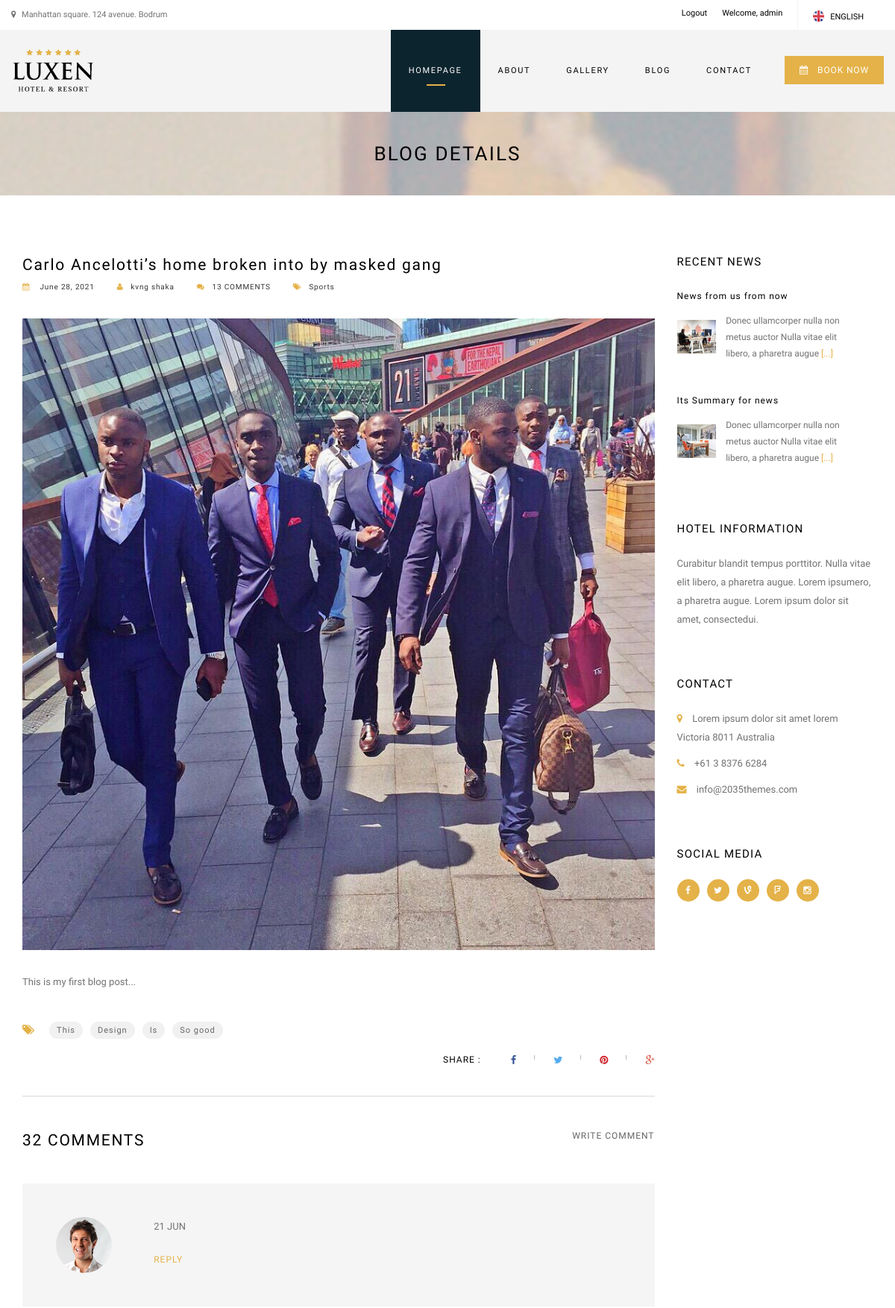
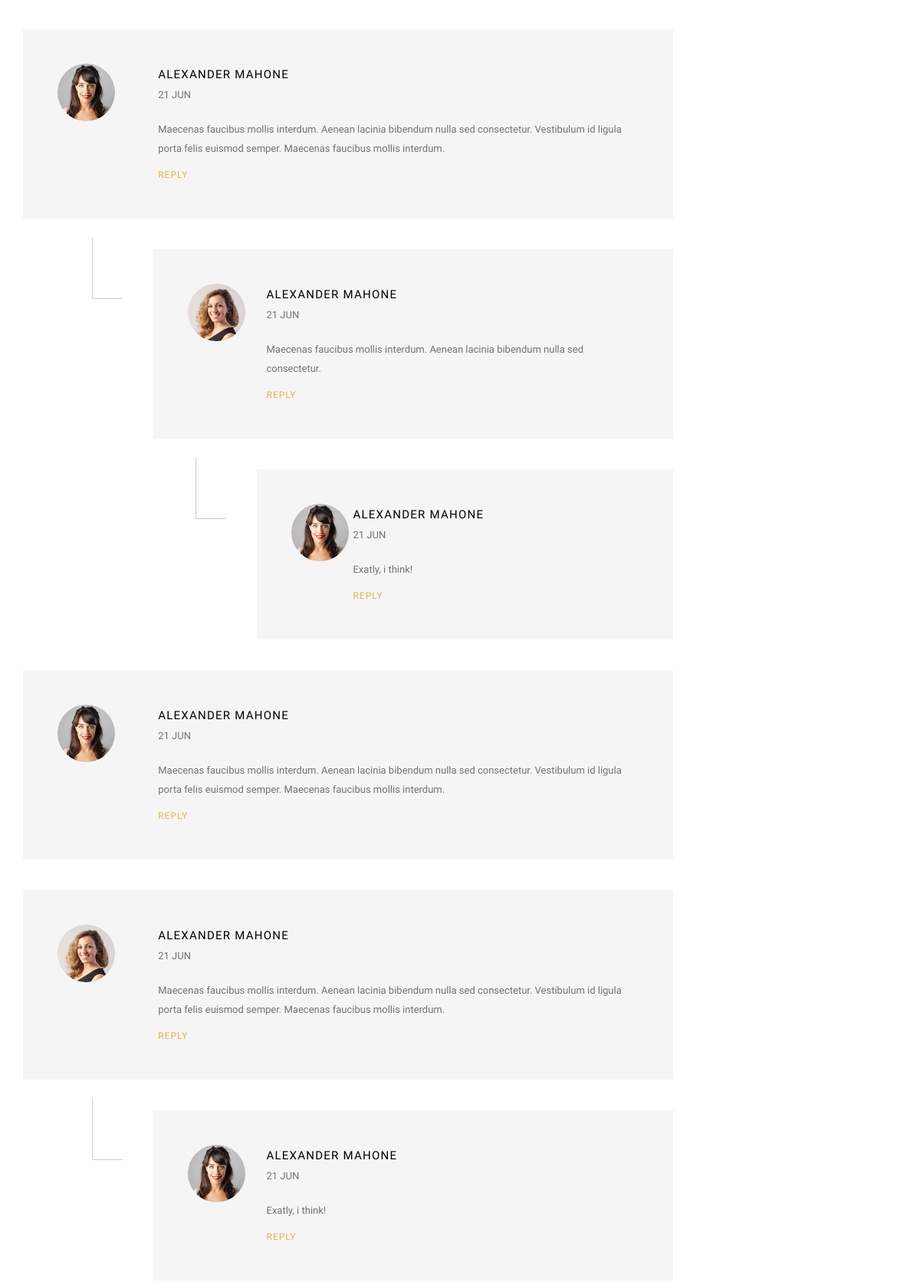
Screenshot of /blog_details/1 (signed in, upper part) with the database file from the repository (2 pictures, top to bottom).
### blogs/models.py (models this page shows, shortened)
class Blog(models.Model):
    title = models.CharField(max_length=120)
    author = models.ForeignKey(User, on_delete=models.CASCADE)
    category = models.CharField(max_length=100)
    image = models.ImageField(upload_to='images')
    body = models.TextField()
    created_date = models.DateField(auto_now_add=True)

### blogs/views.py (the view)
# urls.py: path('blog_details/<int:pk>', blog_details, name='blog-details'),
def blog_details(request, pk):
    blog = Blog.objects.get(pk=pk)
    if request.method == "POST":
        name = request.POST['name']
        subject = request.POST['subject']
        email = request.POST['email']
        message = request.POST['message']
        return render(request, 'blog_details.html', {'blog': blog, "name": name, "subject": subject, "email": email, "message": message})
    else:
        return render(request, 'blog_details.html', {'blog': blog})

### blogs/templates/blog_details.html (shortened to what this page needs)
{% extends 'base.html' %}
{% load static %}
{% block content %}
    <div class="breadcrumb breadcrumb-1 pos-center">
		<h1>BLOG DETAILS</h1>
	</div>
	<div class="content">
		<div class="container">
			<div class="row">
				<div class="col-lg-9 col-sm-8 blog-post-contents">
		            <div class="blog-post">
                        <h3>{{blog.title}}</h3>
						<div class="post-materials  clearfix">
                            <ul>
                            	<li><h6><a href="#"><i class="fa fa-calendar"></i> {{blog.created_date}}</a></h6></li>
                                <li><h6><a href="#"><i class="fa fa-user"></i>{{blog.author.first_name}} {{blog.author.last_name}}</a></h6></li>
                                <li><h6><a href="#"><i class="fa fa-comments"></i>13 COMMENTS</a></h6></li>
                                <li><h6><a href="#"><i class="fa fa-tags"></i>{{blog.category}}</a></h6></li>
                            </ul>
                        </div>
                        <div class="blog-image marginb30 margint30">
                            <img alt="Blog Image 2" class="img-responsive" src="{{blog.image.url}}" >
                        </div>
                        <div class="post-content margint10">
                            <p>{{blog.body}}</p>
                        </div>
                        <div class="blog-share-tags clearfix margint40 marginb40">
	                    	<div class="pull-left">
	                    		<div class="blog-tags">
	                    			<ul>
	                    				<li class="title"><i class="fa fa-tags"></i></li>
	                    				<li><h6><a href="#">This</a></h6></li>
	                    				<li><h6><a href="#">Design</a></h6></li>
	                    				<li><h6><a href="#">Is</a></h6></li>
	                    				<li><h6><a href="#">So good</a></h6></li>
	                    			</ul>
	                   			</div>
	                   		</div>
	                    	<div class="pull-right">
	                			<div class="blog-share">
	                    			<ul>
	                    				<li class="title darkest-color"><h6>SHARE :</h6></li>
	                    				<li><a href="http://www.facebook.com/sharer.php?u=http://www.2035themes/evenmore/html" onclick="javascript:window.open(this.href, '', 'menubar=no,toolbar=no,resizable=yes,scrollbars=yes,height=300,width=600');return false;" target="_blank" title="Share on Facebook">
	                    				<i class="fa fa-facebook"></i></a></li>
	                    				<li><a href="https://twitter.com/share?url=http://www.2035themes/evenmore/html" onclick="javascript:window.open(this.href, '', 'menubar=no,toolbar=no,resizable=yes,scrollbars=yes,height=300,width=600');return false;" target="_blank" title="Share on Twitter">
	                    				<i class="fa fa-twitter"></i></a></li>
	                    				<li><a href="http://pinterest.com/pin/create/button/?source_url=http://www.2035themes/evenmore/html" onclick="javascript:window.open(this.href, '', 'menubar=no,toolbar=no,resizable=yes,scrollbars=yes,height=300,width=600');return false;" target="_blank" title="Share on Pinterest">
	                    				<i class="fa fa-pinterest"></i></a></li>
	                    				<li><a href="https://plus.google.com/share?url=http://www.2035themes/evenmore/html" onclick="javascript:window.open(this.href, '', 'menubar=no,toolbar=no,resizable=yes,scrollbars=yes,height=300,width=600');return false;" target="_blank" title="Share on Google Plus">
	                    				<i class="fa fa-google-plus"></i></a></li>
	                    			</ul>
	                   			</div>
	                    	</div>
	                    </div>
	                    <div class="comment-number clearfix">
							<div class="pull-left">
								<h3>32 COMMENTS</h3>
							</div>
							<div class="pull-right write-comment">
								<h6><a href="#write-comment">WRITE COMMENT</a></h6>
							</div>
	                    </div>
	                    <div class="comments-container clearfix">
	                    	<ul>
		                    	<li class="comment-box clearfix margint40">
		                    		<div class="col-lg-2 comment-author-image">
		                    			<img alt="Blog Comments Image 1" class="img-circle" src="{% static 'djangoweb/temp/customer-image-1.jpg' %}">
		                    		</div>
		                    		<div class="col-lg-10">
		                    			<div class="date marginb20">21 JUN</div>
		                    			<div class="comment-reply">
		                    				<h6><a class="active-color" href="#write-comment">REPLY</a></h6>
		                    			</div>
		                    		</div>
		                    	</li>
		                    	<li class="comment-box clearfix margint40">
		                    		<div class="col-lg-2 comment-author-image">
		                    			<img alt="Blog Comments Image 2" class="img-circle" src="{% static 'djangoweb/temp/customer-image-2.jpg' %}">
		                    		</div>
		                    		<div class="col-lg-10">
		                    			<h5>ALEXANDER MAHONE</h5>
		                    			<div class="date marginb20">21 JUN</div>
		                    			<p>Maecenas faucibus mollis interdum. Aenean lacinia bibendum nulla sed consectetur. Vestibulum id ligula porta felis euismod semper. Maecenas faucibus mollis interdum.</p>
		                    			<div class="comment-reply">
		                    				<h6><a class="active-color" href="#write-comment">REPLY</a></h6>
		                    			</div>
		                    		</div>
		                    	</li>
		                    	<li>
									<ul class="children clearfix">
										<li class="comment-box clearfix margint40">
		                    				<div class="clearfix">
		                    					<div class="col-lg-2 comment-author-image">
					                    			<img alt="Blog Comments Image 2" class="img-circle" src="{% static 'djangoweb/temp/customer-image-3.jpg' %}">
					                    		</div>
					                    		<div class="col-lg-10">
					                    			<h5>ALEXANDER MAHONE</h5>
					                    			<div class="date marginb20">21 JUN</div>
					                    			<p>Maecenas faucibus mollis interdum. Aenean lacinia bibendum nulla sed consectetur.</p>
					                    			<div class="comment-reply">
					                    				<h6><a class="active-color" href="#write-comment">REPLY</a></h6>
					                    			</div>
					                    		</div>
				                    		</div>
				                    	</li>
				                    	<li>
					                    	<ul class="children clearfix">
												<li class="comment-box clearfix margint40">
				                    				<div class="clearfix">
				                    					<div class="col-lg-2 comment-author-image">
							                    			<img alt="Blog Comments Image 2" class="img-circle" src="{% static 'djangoweb/temp/customer-image-2.jpg' %}">
							                    		</div>
							                    		<div class="col-lg-10">
							                    			<h5>ALEXANDER MAHONE</h5>
							                    			<div class="date marginb20">21 JUN</div>
							                    			<p>Exatly, i think!</p>
							                    			<div class="comment-reply">
							                    				<h6><a class="active-color" href="#write-comment">REPLY</a></h6>
							                    			</div>
							                    		</div>
						                    		</div>
						                    	</li>
											</ul>
										</li>
									</ul>
								</li>
								<li class="comment-box clearfix margint40">
		                    		<div class="col-lg-2 comment-author-image">
		                    			<img alt="Blog Comments Image 1" class="img-circle" src="{% static 'djangoweb/temp/customer-image-2.jpg' %}">
		                    		</div>
		                    		<div class="col-lg-10">
		                    			<h5>ALEXANDER MAHONE</h5>
		                    			<div class="date marginb20">21 JUN</div>
		                    			<p>Maecenas faucibus mollis interdum. Aenean lacinia bibendum nulla sed consectetur. Vestibulum id ligula porta felis euismod semper. Maecenas faucibus mollis interdum.</p>
		                    			<div class="comment-reply">
		                    				<h6><a class="active-color" href="#write-comment">REPLY</a></h6>
		                    			</div>
		                    		</div>
		                    	</li>
		                    	<li class="comment-box clearfix margint40">
		                    		<div class="col-lg-2 comment-author-image">
		                    			<img alt="Blog Comments Image 2" class="img-circle" src="{% static 'djangoweb/temp/customer-image-3.jpg' %}">
		                    		</div>
		                    		<div class="col-lg-10">
		                    			<h5>ALEXANDER MAHONE</h5>
		                    			<div class="date marginb20">21 JUN</div>
		                    			<p>Maecenas faucibus mollis interdum. Aenean lacinia bibendum nulla sed consectetur. Vestibulum id ligula porta felis euismod semper. Maecenas faucibus mollis interdum.</p>
		                    			<div class="comment-reply">
		                    				<h6><a class="active-color" href="#write-comment">REPLY</a></h6>
		                    			</div>
		                    		</div>
		                    	</li>
		                    	<li>
			                    	<ul class="children clearfix">
										<li class="comment-box clearfix margint40">
		                    				<div class="clearfix">
		                    					<div class="col-lg-2 comment-author-image">
					                    			<img alt="Blog Comments Image 2" class="img-circle" src="{% static 'djangoweb/temp/customer-image-2.jpg' %}">
					                    		</div>
					                    		<div class="col-lg-10">
					                    			<h5>ALEXANDER MAHONE</h5>
					                    			<div class="date marginb20">21 JUN</div>
					                    			<p>Exatly, i think!</p>
					                    			<div class="comment-reply">
					                    				<h6><a class="active-color" href="#write-comment">REPLY</a></h6>
					                    			</div>
					                    		</div>
				                    		</div>
				                    	</li>
									</ul>
								</li>
		                    </ul>
	                    </div>
                	</div>
				</div>
				<div class="col-lg-3 col-sm-4 margint60">
					<div class="luxen-widget news-widget">
						<div class="title">
							<h5>RECENT NEWS</h5>
						</div>
						<ul class="sidebar-recent">
							<li class="clearfix">
								<h6><a href="#">News from us from now</a></h6>
								<div class="pull-left blg-img margint20">
									<img src="{% static 'djangoweb/temp/sidebar-news-image-1.jpg' %}" class="img-responsive" alt="">
								</div>
								<div class="pull-left blg-txt">
									<p>Donec ullamcorper nulla non metus auctor Nulla vitae elit libero, a pharetra augue <a class="active-color" href="#">[...]</a></p>
								</div>
							</li>
							<li class="clearfix">
								<h6><a href="#">Its Summary for news</a></h6>
								<div class="pull-left blg-img margint20">
									<img src="{% static 'djangoweb/temp/sidebar-news-image-2.jpg' %}" class="img-responsive" alt="">
								</div>
								<div class="pull-left blg-txt">
									<p>Donec ullamcorper nulla non metus auctor Nulla vitae elit libero, a pharetra augue <a class="active-color" href="#">[...]</a></p>
								</div>
							</li>
						</ul>
					</div>
					<div class="luxen-widget news-widget">
						<div class="title">
							<h5>HOTEL INFORMATION</h5>
						</div>
						<p>Curabitur blandit tempus porttitor. Nulla vitae elit libero, a pharetra augue. Lorem ipsumero, a pharetra augue. Lorem ipsum dolor sit amet, consectedui.</p>
					</div>
					<div class="luxen-widget news-widget">
						<div class="title">
							<h5>CONTACT</h5>
						</div>
						<ul class="footer-links">
							<li><p><i class="fa fa-map-marker"></i> Lorem ipsum dolor sit amet lorem Victoria 8011 Australia </p></li>
							<li><p><i class="fa fa-phone"></i> +61 3 8376 6284 </p></li>
							<li><p><i class="fa fa-envelope"></i> info@2035themes.com</p></li>
						</ul>
					</div>
					<div class="luxen-widget news-widget">
						<div class="title">
							<h5>SOCIAL MEDIA</h5>
						</div>
						<ul class="social-links">
							<li><a href="http://facebook.com/2035themes"><i class="fa fa-facebook"></i></a></li>
							<li><a href="http://twitter.com/2035themes"><i class="fa fa-twitter"></i></a></li>
							<li><a href="http://vine.com/2035themes"><i class="fa fa-vine"></i></a></li>
							<li><a href="http://foursquare.com/2035themes"><i class="fa fa-foursquare"></i></a></li>
							<li><a href="http://instagram.com/2035themes"><i class="fa fa-instagram"></i></a></li>
						</ul>
					</div>
				</div>
			</div>
		</div>
	</div>
{% endblock %}

### templates/header.html (shortened to what this page needs)
{% load static %}
<div class="header">
		<div class="pre-header">
			<div class="container">
				<div class="row">
					<div class="pull-left pre-address-b">
						<p><i class="fa fa-map-marker"></i> Manhattan square. 124 avenue. Bodrum</p>
					</div>
					<div class="pull-right">
						<div class="pull-left">
							<ul class="navbar-nav mr-auto">
								{% if user.is_authenticated %}
									<li class="nav-item">
										<a class="nav-link" href="{% url 'logout' %}">Logout</a>
									</li>
									<li class="nav-item">
										<a class="nav-link" href="#">Welcome, {{user.username}}</a>
									</li>
								{% endif %}
							</ul>
						</div>
						<div class="pull-right">
							<div class="language-box">
								<ul>
									<li><a href="#"><img alt="language" src="{% static 'djangoweb/temp/english.png' %}"><span class="language-text">ENGLISH</span></a></li>
								</ul>
							</div>
						</div>
					</div>
				</div>
			</div>
		</div>
		<div class="main-header">
			<div class="container">
				<div class="row">
					<div class="pull-left">
						<div class="logo">
							<a href="index.html"><img alt="Logo" src="{% static 'djangoweb/img/logo.png' %}" class="img-responsive" /></a>
						</div>
					</div>
					<div class="pull-right">
						<div class="pull-left">
							<nav class="nav">
								<ul id="navigate" class="sf-menu navigate">
									<li class="active">
                                        <a href="{% url 'index' %}">HOMEPAGE</a>
									</li>
									<li>
                                        <a href="{% url 'about' %}">ABOUT</a>
									</li>
                                    <li>
                                        <a href="{% url 'gallery' %}">GALLERY</a>
									</li>
									<li>
                                        <a href="{% url 'blog' %}">BLOG</a>
									</li>
									<li>
                                        <a href="{% url 'contact' %}">CONTACT</a>
                                    </li>
								</ul>
							</nav>
						</div>
						<div class="pull-right">
							<div class="button-style-1 margint45">
								<a href="{% url 'reservation' %}"><i class="fa fa-calendar"></i>BOOK NOW</a>
							</div>
						</div>
					</div>
				</div>
			</div>
		</div>
	</div>

### static/djangoweb/css/2035.responsive.css (style rules this page uses)
@media only screen and (max-width: 1200px) { [class*="col-"] { padding-top:15px;padding-bottom:15px; } }
@media only screen and (max-width: 1200px) { .blog-share { float: left;margin-top: 40px; } }
@media only screen and (max-width: 1200px) { .children li { margin-left: 20%; } }
@media only screen and (max-width: 1200px) { .breadcrumb h1 { font-size: 26px; line-height: 32px !important; } }
@media only screen and (max-width: 1200px) { .breadcrumb { padding: 40px 0; } }

### rows the page displays
Blog: title "Carlo Ancelotti’s home broken into by masked gang", created_date "June 28, 2021", author.first_name "kvng", author.last_name "shaka", category "Sports", image (picture), body "This is my first blog post..."

### other values shown
{{ user.username }} "admin"
